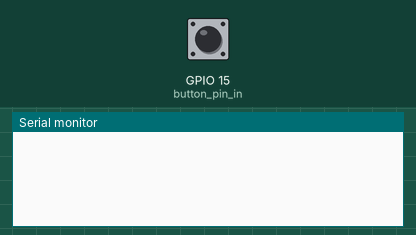
Simulated run of this program. Board: ESP32-S3. Shown: the last lines printed to the serial monitor. Inputs (shaded band) come from the test bench; at power-on: GPIO 15 (button_pin_in) HIGH.

Above: at 1.2 s.
1.3 s: GPIO 15 (button_pin_in) pulled LOW for 0.15 s
At 1.8 s:
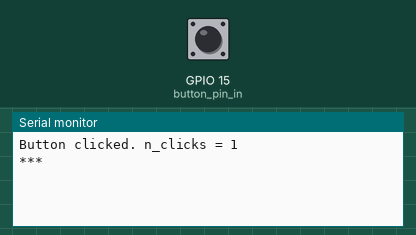
2.9 s: GPIO 15 (button_pin_in) pulled LOW for 1 s
At 4.2 s:
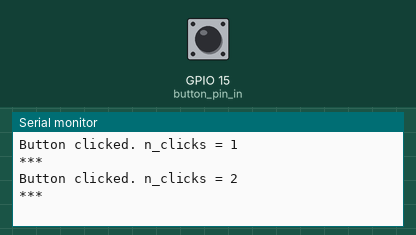
5.4 s: GPIO 15 (button_pin_in) pulled LOW for 0.15 s
At 6.1 s:
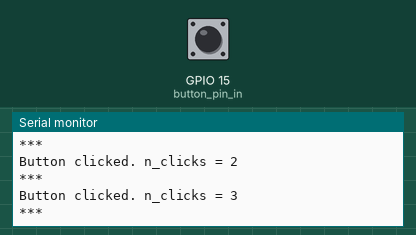

The program:

main.cpp
```cpp
#include <Arduino.h>
#include <atomic>

namespace Parameters {
  static constexpr uint8_t button_pin_in = 15;
  static constexpr uint8_t debounce_delay_ms = 50;
};

volatile bool button_clicked = false;
uint16_t click_counter = 0;

void buttonPressedInterrupt() {
  button_clicked = true;
}

void setup() {
	Serial.begin(115200);

  pinMode(Parameters::button_pin_in, INPUT);

  attachInterrupt(digitalPinToInterrupt(Parameters::button_pin_in), buttonPressedInterrupt, FALLING);
}

void loop() {
  // (*) приймати подію лише якщо кнопка досі натиснута
  // (*) ігнорувати події при відпусканні
  bool button_pin_state = digitalRead(Parameters::button_pin_in);
  if (button_clicked && (button_pin_state == LOW)) {
    ++click_counter;
    Serial.print("Button clicked. n_clicks = ");
    Serial.println(click_counter);
    Serial.println("***");
    button_clicked = false;
  }
}
```

Measured:
- after the input at 1.3 s, the serial monitor: prints a new line at once (image 1)
- after the input at 2.9 s, the serial monitor: prints a new line at once (image 2)
- after the input at 5.4 s, the serial monitor: prints a new line at once (image 3)
